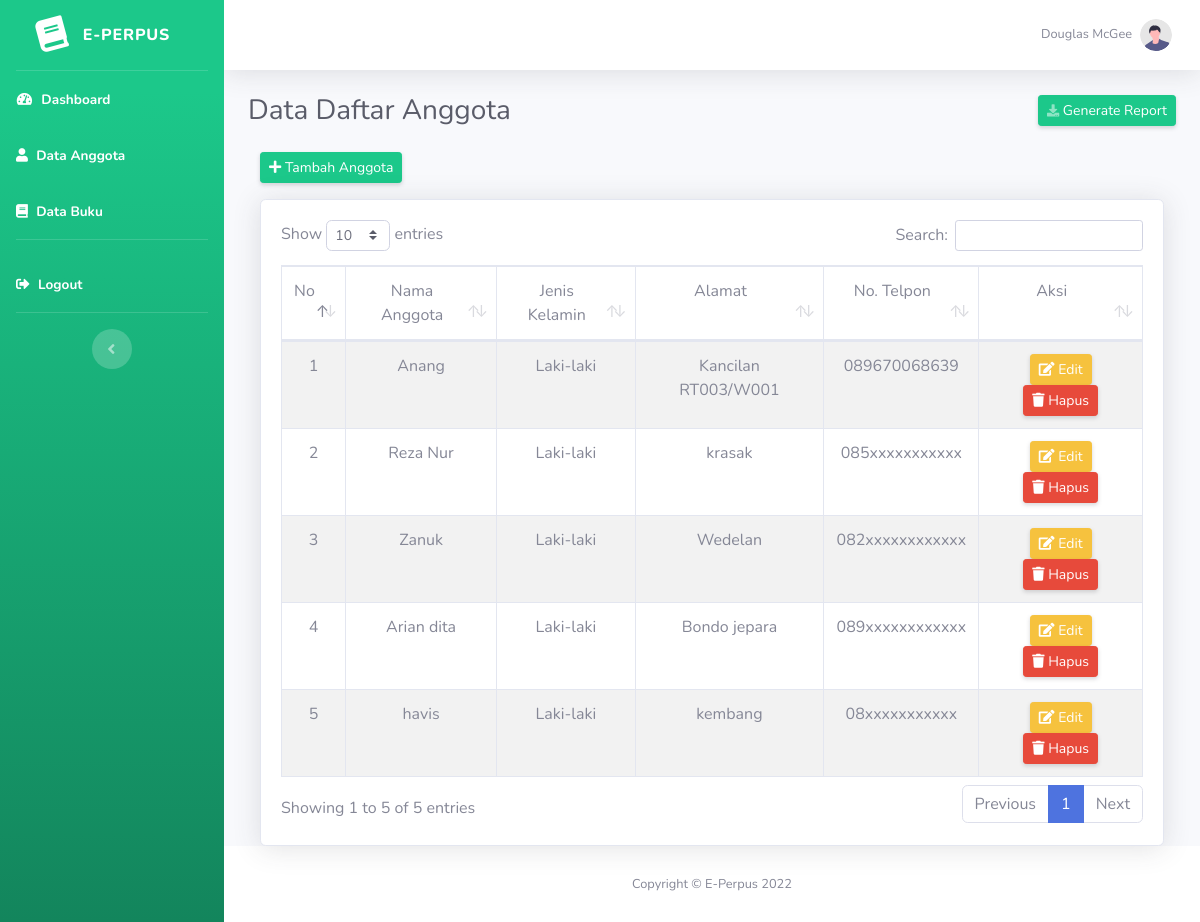
The app's page /index.php/anggota, older data.
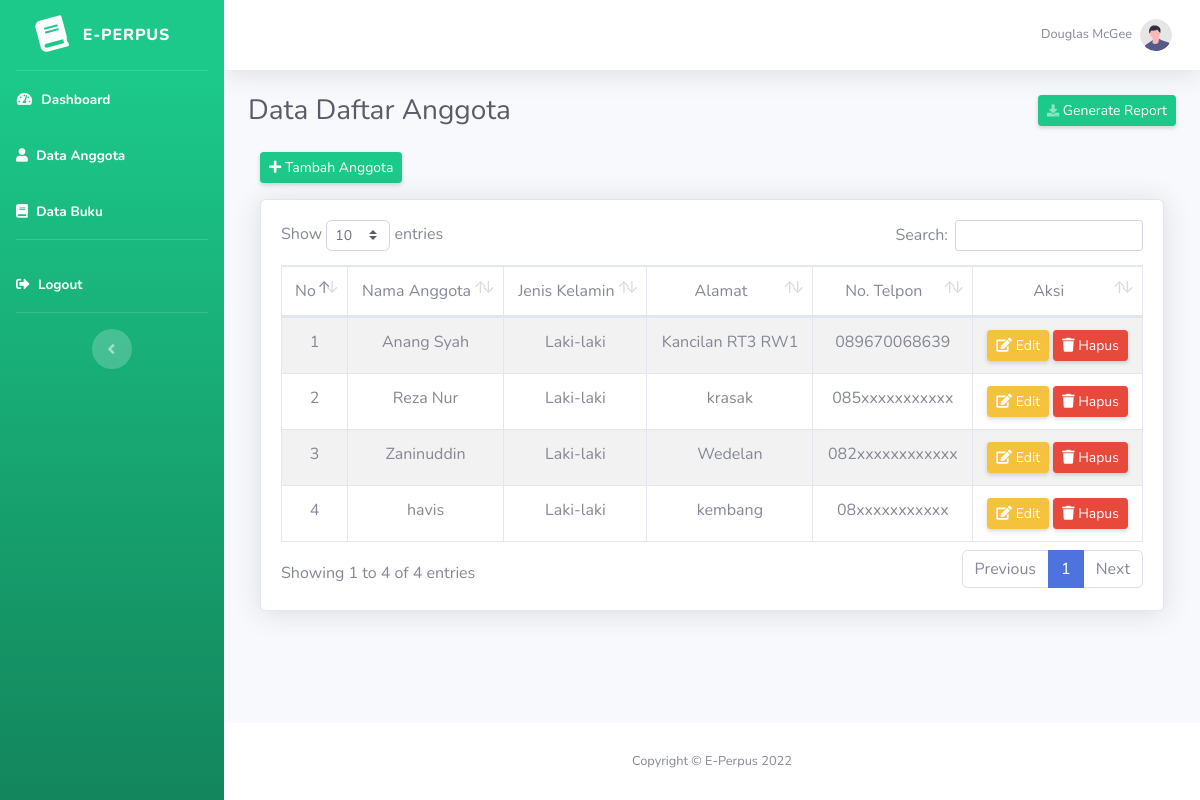
The same page, newer data.
### tables this page shows
CREATE TABLE `anggota` (
  `id_anggota` int(11) NOT NULL,
  `nama_anggota` varchar(255) NOT NULL,
  `jenis_kelamin` varchar(20) NOT NULL,
  `alamat` text NOT NULL,
  `no_hp` varchar(15) NOT NULL
);

### application/controllers/Anggota.php (called while the page is built, shortened)
<?php
class Anggota extends CI_Controller {
    public function __construct()
    {
        $this->load->model('m_anggota');
    }
    public function index()
    {
        $isi['content'] = 'anggota/v_anggota';
        $isi['judul'] = 'Data Daftar Anggota';
        $isi['data_anggota'] = $this->db->get('anggota')->result();
        $this->load->view('v_dashboard', $isi);
    }
}

### index.php (called while the page is built, shortened)
<?php
require_once BASEPATH.'core/CodeIgniter.php';

### application/views/anggota/v_anggota.php (the view, shortened to what this page needs)
<div class="container-fluid">
    <div class="row">
        <div class="col-md-12 mb-3">
            <a href="<?= base_url('anggota/tambah_anggota'); ?>" class="btn btn-sm btn-success shadow-sm"><i class="fa fa-plus"></i> Tambah Anggota</a>
        </div>
    </div>
    <div class="card shadow">
        <div class="card-body">
            <div class="table-responsive">
                <table class="table table-bordered table-striped text-center" id="dataTable" width="100%" cellspacing="0">
                    <thead>
                        <tr>
                            <td>No</td>
                            <td>Nama Anggota</td>
                            <td>Jenis Kelamin</td>
                            <td>Alamat</td>
                            <td>No. Telpon</td>
                            <td>Aksi</td>
                        </tr>
                    </thead>
                    <tbody>
                        <?php
                            $no = 1;
                            foreach ($data_anggota as $row) {?>
                                <tr>
                                    <td><?= $no++; ?></td>
                                    <td><?= $row->nama_anggota; ?></td>
                                    <td><?= $row->jenis_kelamin; ?></td>
                                    <td><?= $row->alamat; ?></td>
                                    <td><?= $row->no_hp; ?></td>
                                    <td>
                                        <a href="<?= base_url()?>anggota/edit/<?= $row->id_anggota; ?>" class="btn btn-sm btn-warning shadow-sm"><i class="fa fa-edit"></i> Edit</a>
                                        <a href="<?= base_url()?>anggota/hapus/<?= $row->id_anggota; ?>" class="btn btn-sm btn-danger shadow-sm" onclick="return confirm('Anda Yakin Ingin Menghapus ?');"><i class="fa fa-trash"></i> Hapus</a>
                                    </td>
                                </tr>
                            <?php }
                        ?>
                    </tbody>
                </table>
            </div>
        </div>
    </div>
</div>

### application/views/v_dashboard.php (shortened to what this page needs)
<!DOCTYPE html>
<html lang="en">
<head>
    <link href="<?= base_url('assets/'); ?>vendor/fontawesome-free/css/all.min.css" rel="stylesheet" type="text/css">
    <link href="<?= base_url('assets/'); ?>css/sb-admin-2.min.css" rel="stylesheet">
    <link href="<?= base_url('assets/'); ?>vendor/datatables/dataTables.bootstrap4.min.css" rel="stylesheet">
</head>
<body id="page-top">
    <div id="wrapper">
            <?php $this->load->view('v_menu'); ?>
        <div id="content-wrapper" class="d-flex flex-column">
            <div id="content">
                <nav class="navbar navbar-expand navbar-light bg-white topbar mb-4 static-top shadow">
                    <ul class="navbar-nav ml-auto">
                        <li class="nav-item dropdown no-arrow">
                            <a class="nav-link dropdown-toggle" href="#" id="userDropdown" role="button"
                                data-toggle="dropdown" aria-haspopup="true" aria-expanded="false">
                                <span class="mr-2 d-none d-lg-inline text-gray-600 small">Douglas McGee</span>
                                <img class="img-profile rounded-circle"
                                    src="<?= base_url('assets/'); ?>img/undraw_profile.svg">
                            </a>
                        </li>
                    </ul>
                </nav>
                <div class="container-fluid">
                    <div class="d-sm-flex align-items-center justify-content-between mb-4">
                        <h1 class="h3 mb-0 text-gray-800"><?= $judul; ?></h1>
                        <a href="#" class="d-none d-sm-inline-block btn btn-sm btn-success shadow-sm">
                            <i class="fas fa-download fa-sm text-white-50"></i> Generate Report</a>
                    </div>
                    <div class="row">
                       <?php $this->load->view($content); ?>
                    </div>
                </div>
            </div>
            <footer class="sticky-footer bg-white">
                <div class="container my-auto">
                    <div class="copyright text-center my-auto">
                        <span>Copyright &copy; E-Perpus 2022</span>
                    </div>
                </div>
            </footer>
        </div>
    </div>
</body>
</html>

### application/views/v_menu.php
<ul class="navbar-nav bg-gradient-success sidebar sidebar-dark accordion" id="accordionSidebar">
    <a class="sidebar-brand d-flex align-items-center justify-content-center" href="#">
        <div class="sidebar-brand-icon rotate-n-15">
            <i class="fas fa-book"></i>
        </div>
        <div class="sidebar-brand-text mx-3">E-Perpus</div>
    </a>
    <hr class="sidebar-divider my-0">
    <li class="nav-item active">
        <a class="nav-link" href="<?= base_url('dashboard'); ?>">
            <i class="fas fa-fw fa-tachometer-alt"></i>
            <span>Dashboard</span>
        </a>
    </li>
    <li class="nav-item active">
        <a class="nav-link" href="<?= base_url('anggota'); ?>">
            <i class="fas fa-user"></i>
            <span>Data Anggota</span>
        </a>
    </li>
    <li class="nav-item active">
        <a class="nav-link" href="<?= base_url('Buku'); ?>">
            <i class="fas fa-book"></i>
            <span>Data Buku</span>
        </a>
    </li>
    <hr class="sidebar-divider d-none d-md-block">
    <li class="nav-item active">
        <a class="nav-link" data-toggle="modal" data-target="#logoutModal" href="#">
            <i class="fas fa-sign-out-alt"></i>
            <span>Logout</span>
        </a>
    </li>
     <hr class="sidebar-divider d-none d-md-block">
    <div class="text-center d-none d-md-inline">
        <button class="rounded-circle border-0" id="sidebarToggle"></button>
    </div>
</ul>

Row changes from the older to the newer data that the page shows:
removed anggota: nama_anggota "Anang", jenis_kelamin "Laki-laki", alamat "Kancilan RT003/W001", no_hp "089670068639"
removed anggota: nama_anggota "Zanuk", jenis_kelamin "Laki-laki", alamat "Wedelan", no_hp "082xxxxxxxxxxxx"
removed anggota: nama_anggota "Arian dita", jenis_kelamin "Laki-laki", alamat "Bondo jepara", no_hp "089xxxxxxxxxxxx"
added anggota: nama_anggota "Anang Syah", jenis_kelamin "Laki-laki", alamat "Kancilan RT3 RW1", no_hp "089670068639"
added anggota: nama_anggota "Zaninuddin", jenis_kelamin "Laki-laki", alamat "Wedelan", no_hp "082xxxxxxxxxxxx"
Text that changed along with them:
text written by a page script: "Show entries Search: Showing 1 to 5 of 5 entries Previous 1 Next" → "Show entries Search: Showing 1 to 4 of 4 entries Previous 1 Next"
